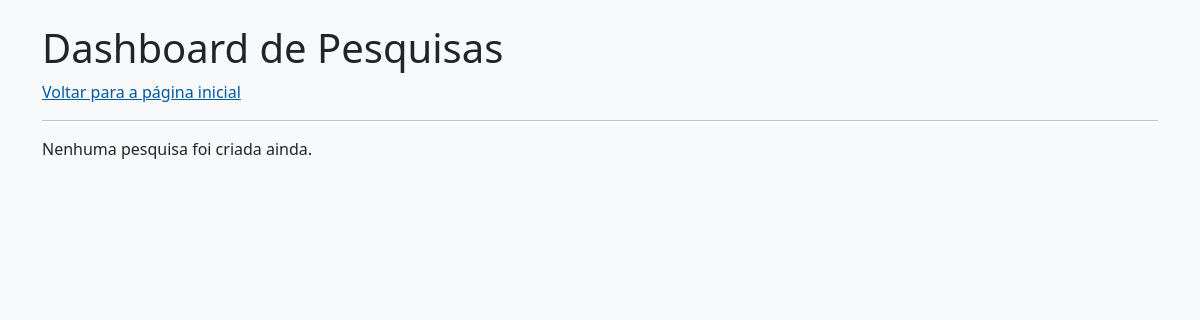
Page /dashboard on the earlier database version.
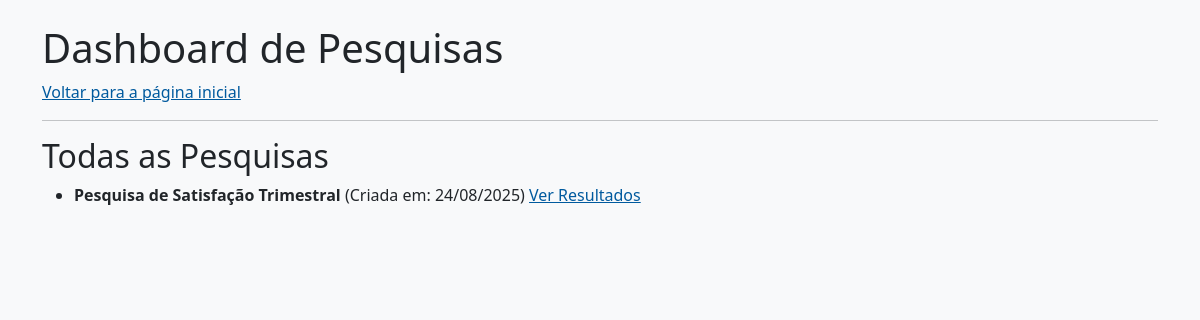
Same page on the later database version.
### nps_app/models.py (models this page shows, shortened)
class Pesquisa(db.Model):
    __tablename__ = 'pesquisas'
    id = db.Column(db.Integer, primary_key=True)
    nome = db.Column(db.String(120), nullable=False)
    descricao = db.Column(db.Text, nullable=True)
    data_criacao = db.Column(db.DateTime, default=datetime.utcnow)
    respostas = db.relationship('Resposta', backref='pesquisa', lazy=True)

### nps_app/routes.py (the view)
@main_bp.route('/dashboard')
def dashboard():
    pesquisas = Pesquisa.query.order_by(Pesquisa.data_criacao.desc()).all()
    return render_template('dashboard.html', title='Dashboard', pesquisas=pesquisas)

### nps_app/templates/dashboard.html
{% extends "base.html" %}
{% block content %}
    <h1>Dashboard de Pesquisas</h1>
    <p><a href="{{ url_for('main_bp.index') }}">Voltar para a página inicial</a></p>
    <hr>
    {% if pesquisas %}
        <h2>Todas as Pesquisas</h2>
        <ul>
            {% for pesquisa in pesquisas %}
                <li>
                    <strong>{{ pesquisa.nome }}</strong> (Criada em: {{ pesquisa.data_criacao.strftime('%d/%m/%Y') }})
                    <a href="{{ url_for('main_bp.survey_results', pesquisa_id=pesquisa.id) }}">Ver Resultados</a>
                </li>
            {% endfor %}
        </ul>
    {% else %}
        <p>Nenhuma pesquisa foi criada ainda.</p>
    {% endif %}
{% endblock %}

### nps_app/templates/base.html (shortened to what this page needs)
<!DOCTYPE html>
<html lang="pt-br">
<head>
    <link href="https://cdn.jsdelivr.net/npm/bootstrap@5.3.3/dist/css/bootstrap.min.css" rel="stylesheet">
</head>
<body class="bg-light">
    <div class="container mt-4">
        {% block content %}{% endblock %}
    </div>
</body>
</html>

### nps_app/templates/base.html (style rules this page uses)
:root { --dolp-primary: #005a9e; --dolp-secondary: #f0a800; }
a { color: var(--dolp-primary); }

Differences in the rows shown:
added Pesquisa: nome "Pesquisa de Satisfação Trimestral", data_criacao "24/08/2025"
Other differences:
text no longer shown: "Nenhuma pesquisa foi criada ainda."
text now shown: "Todas as Pesquisas"
